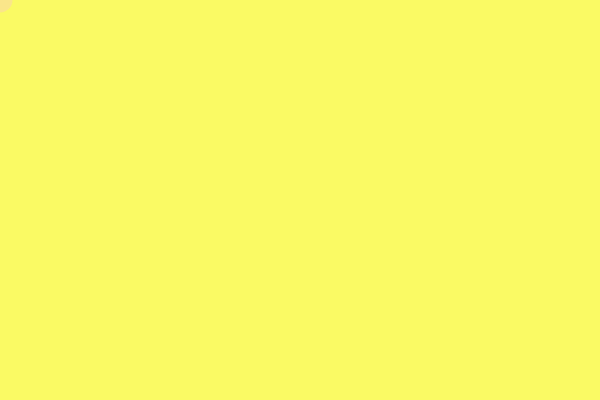
Frame 1 (no input)
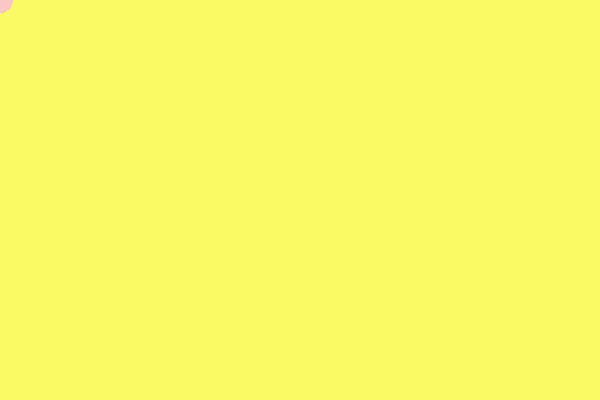
Frame 60 (no input)
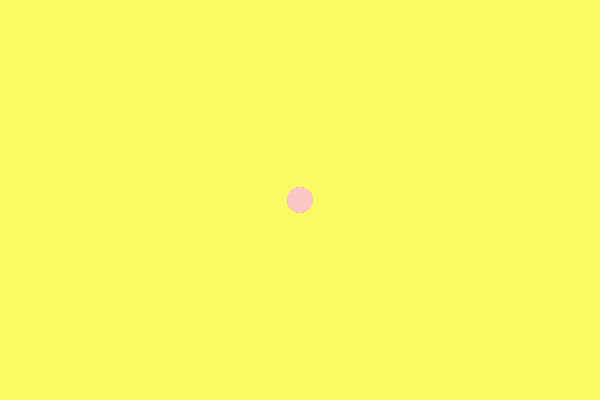
Frame 120 (the mouse pressed at the canvas centre since frame 60)

The p5.js sketch that drew these frames (run headless with seeded random() and noise() and a simulated clock; from frame 60 on, the mouse is pressed at the canvas centre):

// p5.js sketch
// ── sketch.js
// happens once
function setup() {
  createCanvas(600, 400);

  // canvas color.
  // only fill canvas once
  background(250, 250, 100);
}

// paint program that draws an endless trail of circles;
// clear canvas by clicking mouse

// code inside draw() is automatically looped forever
function draw() {

  //ellipse
  noStroke();
  fill(250, 200, 200, 100);
  ellipse(mouseX, mouseY, 25, 25);

}

// event functions only executed when event occurs
function mousePressed() {
  // set canvas background will "clear" the canvas
  background(250, 250, 100);
}
